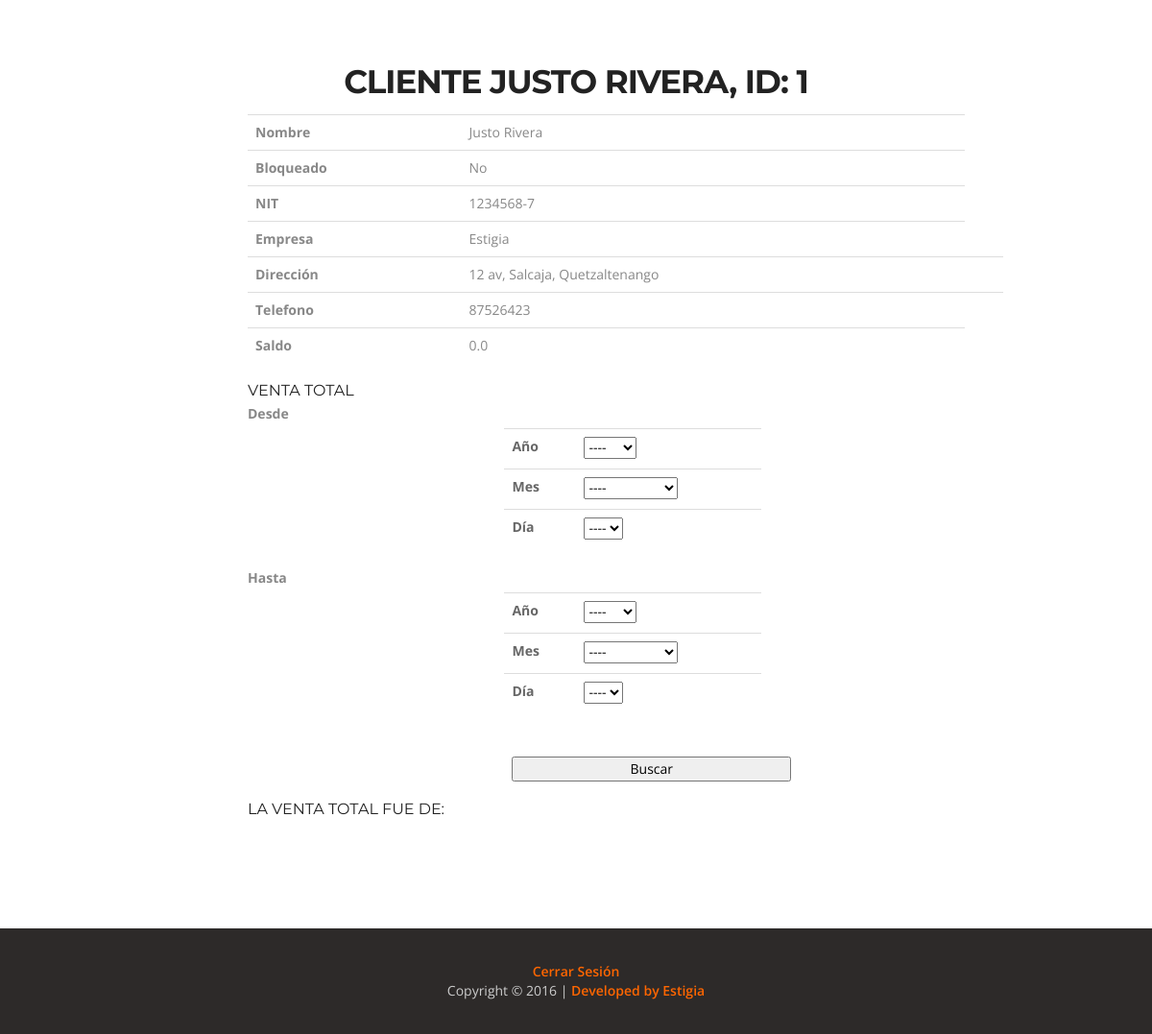
Page /empresa/clientes/1/detallesCliente/ (signed in, lower part) on the earlier database version.
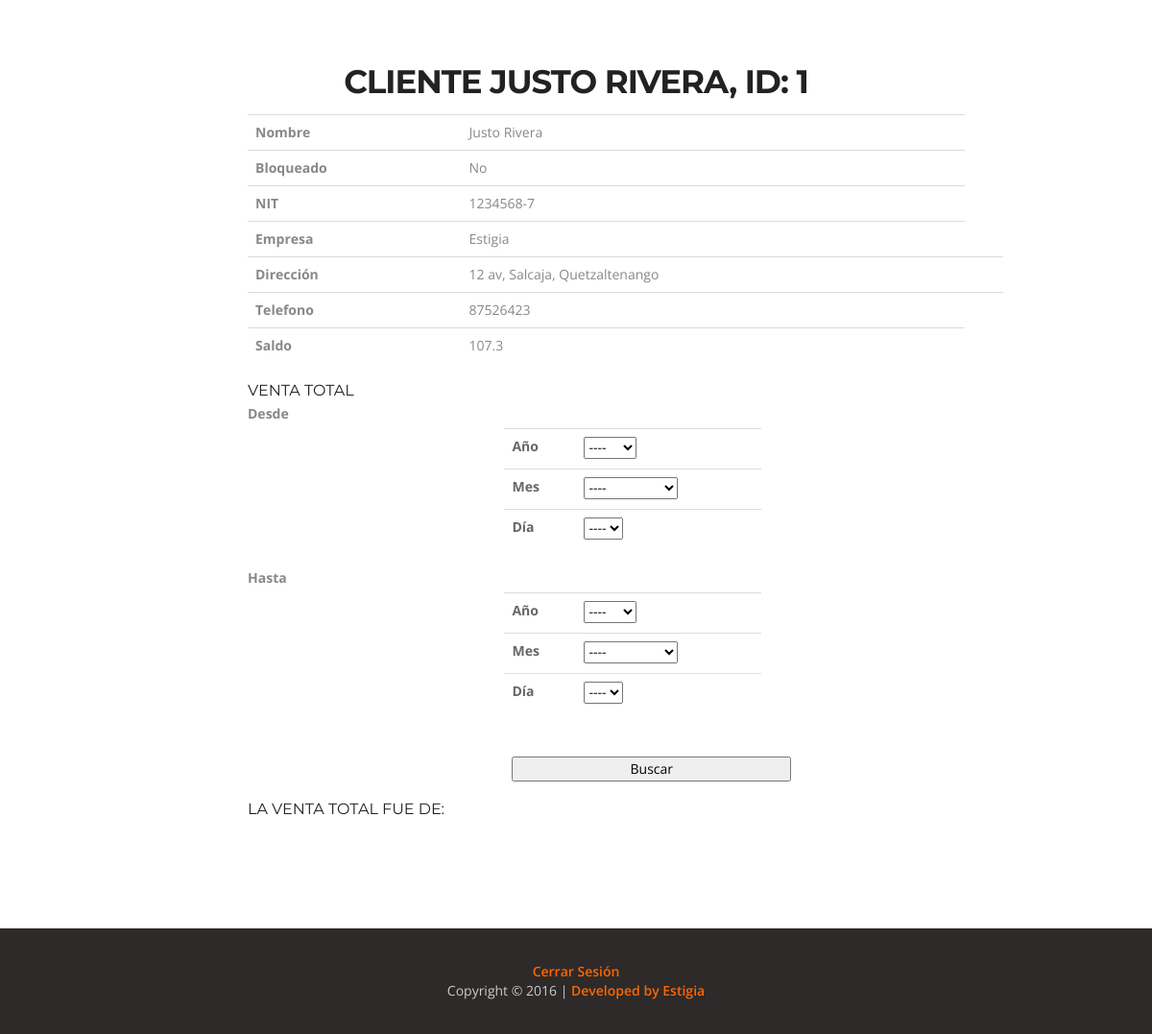
Same page on the later database version.
### Comodin/models.py (models this page shows, shortened)
class Comodin(models.Model):
    id = models.AutoField(primary_key = True)
    nombre = models.CharField(max_length = 45, blank = False, null = True)
    empresa = models.CharField(max_length = 45, blank = False, null = True)
    direccion = models.CharField(max_length = 45, blank = False, null = True)
    telefono = models.CharField(max_length = 8)
    nit = models.CharField(max_length = 20, blank = False, null = True)
    tipo = models.BooleanField()
    bloqueado = models.BooleanField(default = False)
    saldo = models.FloatField(null=True,blank=True,validators=[MinValueValidator(0)])
    municipio = models.ForeignKey('Localizaciones.Municipio')

### Localizaciones/models.py (models this page shows)
class Municipio(models.Model):
    id = models.AutoField(primary_key=True)
    municipio = models.CharField(max_length = 45)
    Departamento_id = models.ForeignKey('Departamento')
    def __unicode__(self):
        return self.municipio

class Departamento(models.Model):
    id = models.AutoField(primary_key = True)
    departamento = models.CharField(max_length = 45)
    def __unicode__(self):
        return self.departamento

### Comodin/views.py (the view)
# urls.py: url(r'^clientes/(?P<pk>\d+)/detallesCliente/$', ClienteDetail.as_view(),name='detallesCliente'),
class ClienteDetail(DetailView):
    model = Comodin
    template_name = 'comodin/clientes_detail.html'
    def get_context_data(self, **kwargs):
        context = super(ClienteDetail, self).get_context_data(**kwargs)
        context.update({'clientes' : Comodin.objects.all()}) #['empleados'] = Empleado.objects.all()
        return context
    @method_decorator(login_required)
    def dispatch(self, request, *args, **kwargs):
        if not request.user.is_staff:
            return HttpResponseRedirect('/')
        return super(ClienteDetail, self).dispatch(request, *args, **kwargs)

### templates/comodin/clientes_detail.html (shortened to what this page needs)
{% extends 'base.html' %}
{% block content %}
<h2>Cliente {{comodin.nombre}}, ID: {{comodin.id}}</h2>
  <div class = "listados">
    <table class = "table">
      <tr>
        <td><strong>Nombre</td>
        <td>{{comodin.nombre}}</td>
      </tr>
      <tr>
        <td><strong>Bloqueado</td>
        <td>
          {% if comodin.bloqueado %}
          Si
          {% else %}
          No
          {% endif %}
        </td>
      </tr>
      <tr>
        <td><strong>NIT</td>
        <td>{{comodin.nit}}</td>
      </tr>
      <tr>
        <td><strong>Empresa</td>
        <td>{{comodin.empresa}}</td>
      </tr>
      <tr>
        <td><strong>Dirección</td>
          <td>{{comodin.direccion}}, {{comodin.municipio}}, {{comodin.municipio.Departamento_id}}<td>
      </tr>
      <tr>
        <td><strong>Telefono</td>
        <td>{{comodin.telefono}}<td>
      </tr>
      <tr>
        <td><strong>Saldo</td>
        <td>{{comodin.saldo}}</td>
      </tr>
    </table>
    <h3>Venta total</h3>
    <label for="DESDE">Desde</label>
    <div id="DESDE" class="filtro">
      <div id="filtroForms">
        <div class = "encabezadoForms">
          <table class = "table">
            <tr>
              <td><label for="desde_a">Año</label></td>
              <td>
                <select id="anio" class="" name="desde_a">
                  <option value="0" selected>----</option>
                </select>
              </td>
            </tr>
            <tr>
              <td><label for="desde_m">Mes</label></td>
              <td>
                <select id="mes" data-code="" name="desde_m">
                  <option value="0" selected>----</option>
                </select>
              </td>
            </tr>
            <tr>
              <td><label for="desde_d">Día</label></td>
              <td>
                <select id="dia" class="" name="desde_d">
                  <option value="0" selected>----</option>
                </select>
              </td>
            </tr>
          </table>
        </div>
      </div>
    </div>
    <label for="HASTA">Hasta</label>
    <div id="HASTA" class="filtro">
      <div id="filtroForms">
        <div class = "encabezadoForms">
          <table class = "table">
            <tr>
              <td><label for="hasta_a">Año</label></td>
              <td>
                <select id="anio1" class="" name="hasta_a">
                  <option value="0">----</option>
                </select>
              </td>
            </tr>
            <tr>
              <td><label for="hasta_m">Mes</label></td>
              <td>
                <select id="mes1" data-code="1" name="hasta_m">
                  <option value="0" selected>----</option>
                </select>
              </td>
            </tr>
            <tr>
              <td><label for="hasta_d">Día</label></td>
              <td>
                <select id="dia1" class="" name="hasta_d">
                  <option value="0" selected>----</option>
                </select>
              </td>
            </tr>
          </table>
        </div>
      </div>
    </div>
    <input type="button" id="filtro_fecha" name="filro_fecha" value="Buscar">
  <br></br>
    <h3>La venta total fue de: </h3><p id="saldo_total"></p>
  </div>
{% endblock %}

Differences in the rows shown:
changed Comodin "JUSTO RIVERA": saldo "0.0" → "107.3"
